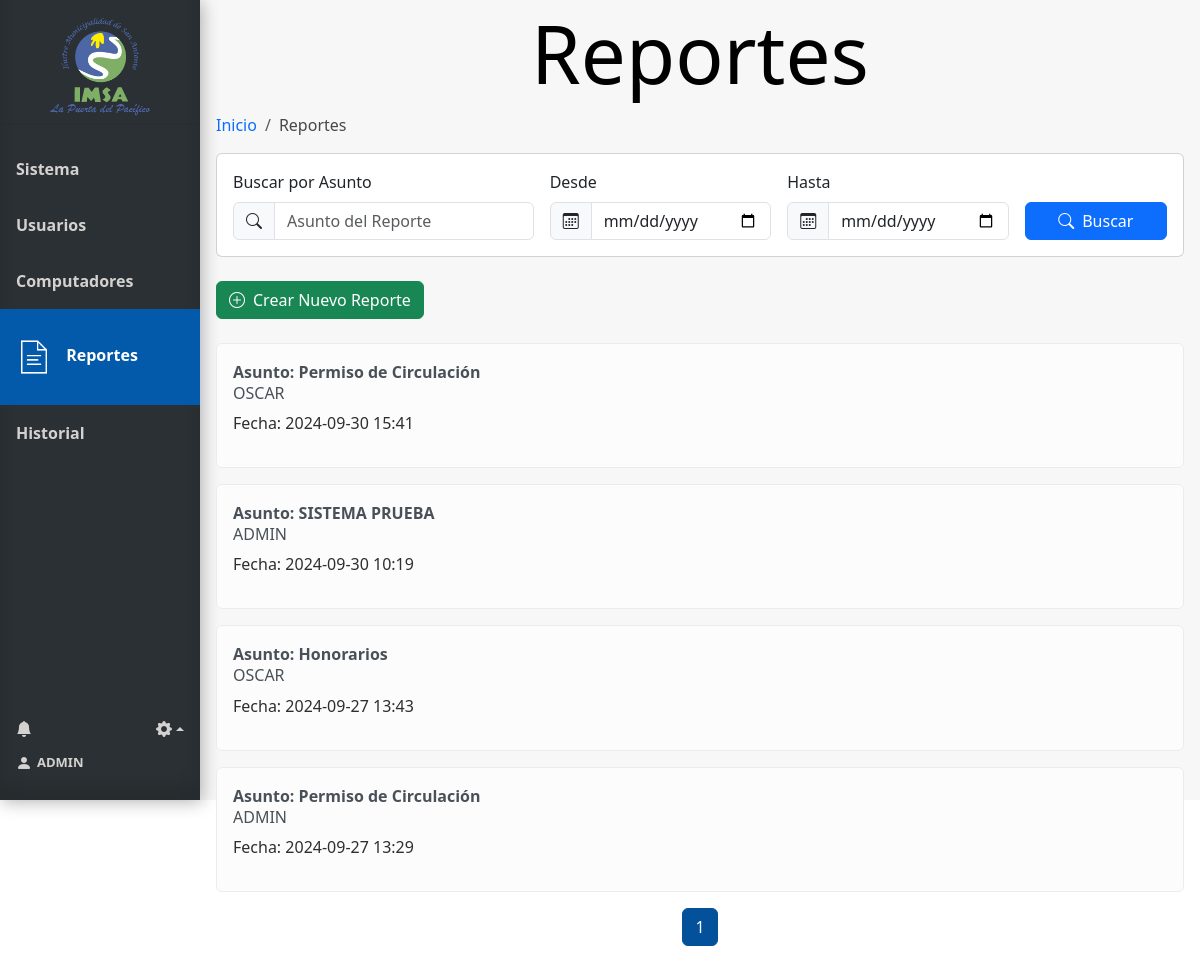
/reportes (signed in), run on an earlier commit of the app's database.
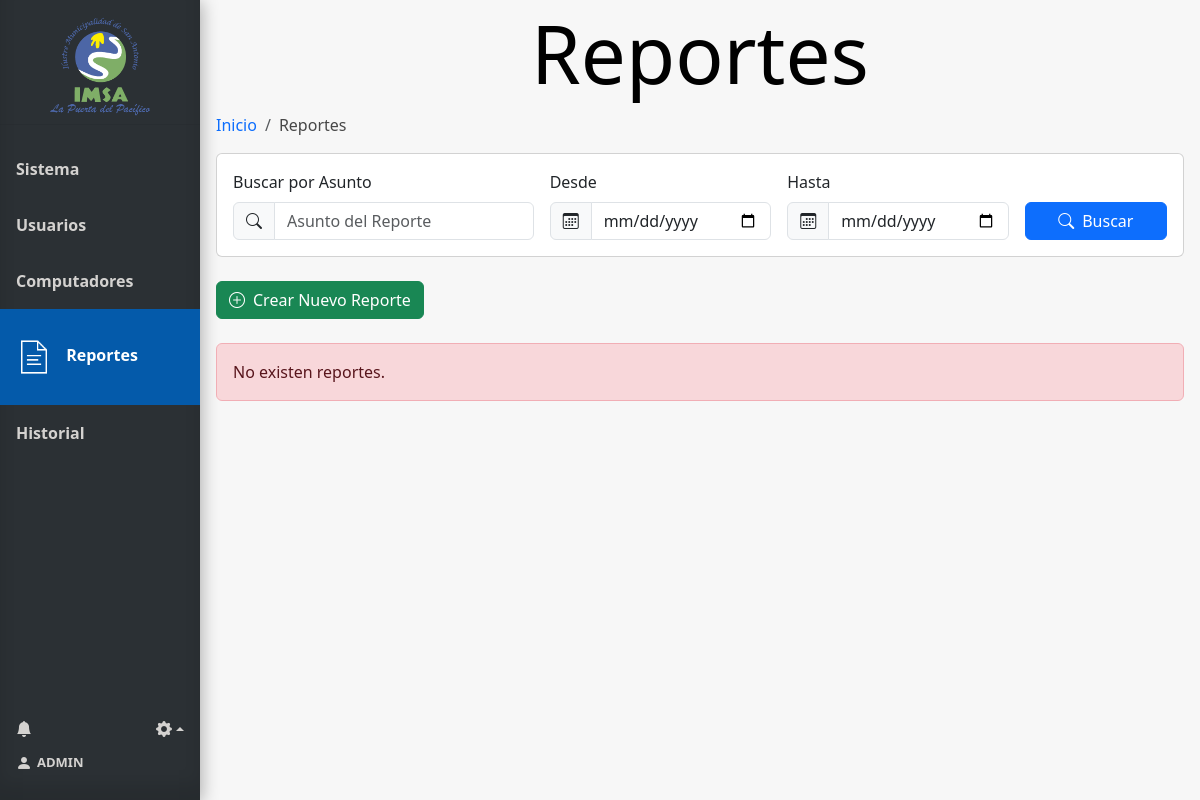
And on a later commit of the database.
### tables this page shows
CREATE TABLE Usuario (
    Id_usuario INTEGER PRIMARY KEY AUTOINCREMENT,
    Nombre_user VARCHAR(100),
    Email VARCHAR(100),
    Psw VARCHAR(100),
    id_tipo_usuario INTEGER,
    FOREIGN KEY (id_tipo_usuario) REFERENCES Tipo_usuario(id_tipo_usuario)
);

CREATE TABLE Reportes (
    id_reporte INTEGER PRIMARY KEY AUTOINCREMENT,
    usuario_id INTEGER,
    asunto VARCHAR(100) NOT NULL,
    descripcion VARCHAR(300) NOT NULL,
    fecha TIMESTAMP DEFAULT CURRENT_TIMESTAMP,
    fecha_solucion TIMESTAMP,
    archivo VARCHAR,
    FOREIGN KEY (usuario_id) REFERENCES Usuario(Id_usuario)
);

### app.py (the view)
@app.route('/reportes', methods=['GET', 'POST'])
@requiere_tipo_usuario(1)
@login_required
def reportes():
    conn = get_db_connection()
    search = request.args.get('search')
    page = request.args.get('page', 1, type=int)
    per_page = 10
    try:
        total_records_query = '''SELECT COUNT(*) FROM Reportes'''
        query_params = []
        if search:
            query = '''
                SELECT Reportes.id_reporte, Reportes.asunto, Reportes.fecha, Reportes.fecha_solucion, Reportes.descripcion, Usuario.Nombre_user
                FROM Reportes
                INNER JOIN Usuario ON Usuario.id_usuario = Reportes.usuario_id
                WHERE asunto LIKE ? OR Usuario.Nombre_user LIKE ?
                ORDER BY fecha DESC
                LIMIT ? OFFSET ?
            '''
            search_term = '%' + search + '%'
            query_params = [search_term, search_term, per_page, (page - 1) * per_page]
            total_records_query = '''
                SELECT COUNT(*) FROM Reportes
                INNER JOIN Usuario ON Usuario.id_usuario = Reportes.usuario_id
                WHERE asunto LIKE ? OR Usuario.Nombre_user LIKE ?
            '''
            total_records_params = [search_term, search_term]
            total_records = conn.execute(total_records_query, total_records_params).fetchone()[0]
        else:
            query = '''
                SELECT Reportes.id_reporte, Reportes.asunto, Reportes.fecha, Reportes.fecha_solucion, Reportes.descripcion, Usuario.Nombre_user
                FROM Reportes
                INNER JOIN Usuario ON Usuario.id_usuario = Reportes.usuario_id
                ORDER BY fecha DESC
                LIMIT ? OFFSET ?
            '''
            query_params = [per_page, (page - 1) * per_page]
            total_records = conn.execute(total_records_query).fetchone()[0]
        reportes = conn.execute(query, query_params).fetchall()
        total_pages = (total_records // per_page) + (1 if total_records % per_page > 0 else 0)
        start_page = max(1, page - 1)
        end_page = min(total_pages, page + 1)
        user = current_user
        num_notificaciones_totales = get_total_notifications(user.id)
        info_notificaciones = get_info_notifications(user.id)
        return render_template('reportes.html',
                               reportes=reportes,
                               user=user,
                               num_notificaciones_totales=num_notificaciones_totales,
                               info_notificaciones=info_notificaciones,
                               total=total_records,
                               per_page=per_page,
                               page=page,
                               start_page=start_page,
                               end_page=end_page,
                               total_pages=total_pages)
    except Exception as e:
        flash(f"Error: {str(e)}", "danger")
        return redirect(url_for('reportes'))  # Redirigir en caso de error
    finally:
        conn.close()

### app.py (called while the page is built)
@login_manager.user_loader
def load_user(user_id):
    return Usuario.get_by_id(user_id)

def get_db_connection():
    conn = sqlite3.connect('database.db')
    conn.row_factory = sqlite3.Row
    return conn

def requiere_tipo_usuario(*roles_permitidos):
    def decorator(f):
        @wraps(f)
        def decorated_function(*args, **kwargs):
            if 'id_tipo_usuario' not in session:
                return redirect(url_for('login'))
            if session['id_tipo_usuario'] not in roles_permitidos:
                return redirect(url_for('index'))
            return f(*args, **kwargs)
        return decorated_function
    return decorator

def get_total_notifications(user_id):
    conn = get_db_connection()
    total_notifications = conn.execute(
        'SELECT COUNT(*) FROM Notificaciones WHERE id_usuario = ?  AND leido = false',
        (user_id,)
    ).fetchone()[0]
    conn.close()
    return total_notifications

def get_info_notifications(user_id):
    conn = get_db_connection()
    info_notifiaciones= conn.execute(
        'SELECT * FROM Notificaciones WHERE id_usuario = ? ORDER BY id_notificacion DESC LIMIT 8',
        (user_id,)
    ).fetchall()
    conn.close()
    return info_notifiaciones

### model.py (called while the page is built)
def get_db_connection():
    conn = sqlite3.connect('database.db')
    conn.row_factory = sqlite3.Row
    return conn

    @staticmethod
    def get_by_id(id_usuario):
        conn = get_db_connection()
        user_data = conn.execute('SELECT * FROM Usuario WHERE Id_usuario = ?', (id_usuario,)).fetchone()
        conn.close()
        if user_data:
            return Usuario(
                user_data['Id_usuario'],
                user_data['Nombre_user'],
                user_data['Email'],
                user_data['Psw'],
                user_data['id_tipo_usuario']
            )
        return None

### templates/reportes.html (shortened to what this page needs)
{% extends 'base.html' %}
{% block head %}
<link rel="stylesheet" href="{{ url_for('static', filename='css/style_reportes.css') }}">
{% endblock %}
{% block content %}
<h1 class="block-effect" style="--td:0.3s">
    <div class="block-reveal" style="--bc: #2b3034; --d: 0.5s">Reportes</div>
</h1>
{% block breadcrumb %}
<nav aria-label="breadcrumb">
    <ol class="breadcrumb">
        <li class="breadcrumb-item"><a href="{{ url_for('index') }}">Inicio</a></li>
        <li class="breadcrumb-item active" aria-current="page">Reportes</li>
    </ol>
</nav>
{% endblock %}
<div class="card mb-4">
    <div class="card-body">
        <form method="get" action="{{ url_for('reportes') }}" id="filtro-form">
            <div class="row g-3 align-items-end">
                <div class="col-md-4">
                    <label for="search" class="form-label">Buscar por Asunto</label>
                    <div class="input-group">
                        <span class="input-group-text"><i class="bi bi-search"></i></span>
                        <input id="search" class="form-control" type="search" name="search"
                            placeholder="Asunto del Reporte" aria-label="Search"
                            value="{{ request.args.get('search', '') }}">
                    </div>
                </div>
                <div class="col-md-3">
                    <label for="date-from" class="form-label">Desde</label>
                    <div class="input-group">
                        <span class="input-group-text"><i class="bi bi-calendar3"></i></span>
                        <input id="date-from" class="form-control" type="date" name="date-from" aria-label="date-from"
                            value="{{ request.args.get('date-from', '') }}">
                    </div>
                </div>
                <div class="col-md-3">
                    <label for="date-to" class="form-label">Hasta</label>
                    <div class="input-group">
                        <span class="input-group-text"><i class="bi bi-calendar3"></i></span>
                        <input id="date-to" class="form-control" type="date" name="date-to" aria-label="date-to"
                            value="{{ request.args.get('date-to', '') }}">
                    </div>
                </div>
                <div class="col-md-2">
                    <button class="btn btn-primary w-100" type="submit">
                        <i class="bi bi-search me-2"></i>Buscar
                    </button>
                </div>
            </div>
        </form>
    </div>
</div>
<div class="d-flex justify-content-between align-items-center mb-4">
    <a href="{{ url_for('reporte_2') }}" class="btn btn-success">
        <i class="bi bi-plus-circle me-2"></i>Crear Nuevo Reporte
    </a>
</div>
{% if reportes %}
<div class="reportes mt-3">
    {% for reporte in reportes %}
    <div class="alert alert-light d-flex justify-content-between align-items-center" role="alert">
        <div class="listReport">
            <strong> <a href="{{ url_for('ver_reporte', id_reporte=reporte['id_reporte']) }}" id="verReporte">Asunto: {{
                    reporte['asunto'] }}</a></strong>
            <h6>{{ reporte['Nombre_user'] }}</h6>
            <p>Fecha: {{ reporte['fecha'] }} </p>
        </div>
    </div>
    {% endfor %}
</div>
<ul class="pagination justify-content-center">
    {% for p in range(start_page, end_page + 1) %}
    <li class="page-item {% if p == page %}active{% endif %}">
        <a class="page-link" href="{{ url_for('reportes', page=p) }}">{{ p
            }}</a>
    </li>
    {% endfor %}
</ul>
<br>
{% else %}
<div class="alert alert-danger" role="alert">
    No existen reportes.
</div>
{% endif %}
{% endblock %}

### templates/base.html (shortened to what this page needs)
<!doctype html>
<html lang="es">
<head>
  {% block head %} {% endblock %}
  <link rel="stylesheet" href="{{ url_for('static', filename='css/style_base.css') }}">
  <link href="https://cdn.jsdelivr.net/npm/bootstrap@5.3.3/dist/css/bootstrap.min.css" rel="stylesheet"
>
  <link href="https://cdn.jsdelivr.net/npm/bootstrap-icons/font/bootstrap-icons.css" rel="stylesheet">
</head>
<body>
  <div class="sidebar" style="display: flex; flex-direction: column; height: 100vh;">
    <div class="tituloMenu">
      <img src="{{ url_for('static', filename='img/logo.png') }}" alt="Logo-IMSA" width="100px">
    </div>
    <hr>
    <a href="{{ url_for('index') }}" class="slide_right {% if request.endpoint == 'index' %}active{% endif %}">
      <b id="menu-link">Sistema</b>
    </a>
    {% if session['id_tipo_usuario'] == 1 %}
    <a href="{{ url_for('usuarios') }}" class="slide_right {% if request.endpoint == 'usuarios' %}active{% endif %}">
      <b id="menu-link">Usuarios</b>
    </a>
    {% endif %}
    <a href="{{ url_for('computadores') }}"
      class="slide_right {% if request.endpoint == 'computadores' %}active{% endif %}">
      <b id="menu-link">Computadores</b>
    </a>
    {% if session['id_tipo_usuario'] == 1 %}
    <a href="{{ url_for('reportes') }}" class="slide_right {% if request.endpoint == 'reportes' %}active{% endif %}">
      <img id="icon-reportes" class="menu-icon {% if request.endpoint == 'reportes' %}show{% endif %}"
        src="{{ url_for('static', filename='img/icon-documento.png') }}" alt="icon-documentos">
      <b id="menu-link">Reportes</b>
      {% endif %}
    </a>
    <a href="{{ url_for('historial') }}" class="slide_right {% if request.endpoint == 'historial' %}active{% endif %}">
      <b id="menu-link">Historial</b>
    </a>
    <div class="menuAbajo">
      <div class="ajuste_notificacion">
        <div class="notificacion">
          <a href="" class="icon" data-bs-toggle="modal" data-bs-target="#ModalNotifiaciones"
            style="text-decoration: none;">
            <i class="bi bi-bell-fill" style="display: flex; align-items: center;"></i>
          </a>
        </div>
        <div class="ajustes btn-group dropup">
          <a href="" class="dropdown-toggle icon" data-bs-toggle="dropdown" aria-expanded="false">
            <i class="bi bi-gear-fill"></i></a>
        </div>
      </div>
      <div class="bodyCuenta">
        <a href="{{ url_for('cuenta') }}" id="cuenta">
          <i class="bi bi-person-fill" style="margin-right: 5px;"></i>
          <b style="font-size: small;"> {{ user.nombre_usuario}}</b>
        </a>
      </div>
    </div>
  </div>
  <div class="content">
    {% block content %}{% endblock %}
  </div>
</body>
</html>

### static/css/style_reportes.css (style rules this page uses)
* { margin: 0; padding: 0; }
.alert { width: 100%; }
div.content { height: 100vh; }

### static/css/style_base.css (style rules this page uses)
body { margin: 0; font-family: "Lato", sans-serif; height: 100vh; }
.content { background-color: #f7f7f7; }
*, *::before, *::after { margin: 0; padding: 0; }
.block-effect { font-size: calc(8px + 6vw); }
.block-reveal { --t: calc(var(--td) + var(--d)); color: transparent; padding: 4px; position: relative; overflow: hidden; animation: revealBlock 0s var(--t) forwards; }
.block-reveal::after { content: ''; width: 0%; height: 100%; padding-bottom: 4px; position: absolute; top: 0; left: 0; background: #FFF; animation: revealingIn var(--td) var(--d) forwards, revealingOut var(--td) var(--t) forwards; }
h1 { text-align: center; }
.tituloMenu { display: flex; flex-direction: column; margin-top: 10px; margin-bottom: 10px; align-items: center; height: 11%; }
.sidebar { margin: 0; padding: 0; width: 200px; background-color: #2b3034; position: fixed; height: 100%; overflow: auto; box-shadow: inset 0 -1em 1em rgba(0, 0, 0, 0.1), 0.1em 0.1em 1em rgba(0, 0, 0, 0.3); }
.sidebar>a { display: flex; align-items: center; color: #d4d2d0; padding: 16px; text-decoration: none; display: inline-block; cursor: pointer; box-shadow: inset 0 0 0 0 #00213e; -webkit-transition: ease-out 0.4s; -moz-transition: ease-out 0.4s; transition: ease-out 0.4s; }
.sidebar>a.active { background-color: #045aaa; color: white; padding-top: 15%; padding-bottom: 15%; }
div.content { margin-left: 200px; padding: 1px 16px; }
.menu-icon { display: none; width: 36px; margin-right: 10px; }
#menu-link { margin: 15px 0px 15px 0px; }
.sidebar a.active .menu-icon, .sidebar a:hover .menu-icon { display: inline-block; }
.menuAbajo { display: flex; margin-top: auto; color: #d4d2d0; padding: 16px 16px 25px 16px; flex-direction: column; }
.menuAbajo a { color: #d4d2d0; text-decoration: none; cursor: pointer; }
.bodyCuenta { width: 80%; display: flex; justify-content: start; align-content: center; }
#cuenta { display: flex; align-items: center; }
.ajuste_notificacion { display: flex; flex-direction: row; justify-content: space-between; align-items: center; width: 100%; margin-bottom: 10px; }
li a { text-decoration: none !important; }
.notificacion a { display: flex; flex-direction: row; }
.icon { transition-duration: 0.3s; -webkit-tap-highlight-color: rgba(0, 0, 0, 0); transform: translateZ(0); box-shadow: 0 0 1px rgba(0, 0, 0, 0); }
.breadcrumb-item.active { color: #474747 !important; }
#filtro-form { width: 100%; }

What changed in the data, as far as the page shows it:
removed Reportes: asunto "Permiso de Circulación", Nombre_user "OSCAR", fecha "2024-09-30 15:41"
removed Reportes: asunto "SISTEMA PRUEBA", Nombre_user "ADMIN", fecha "2024-09-30 10:19"
removed Reportes: asunto "Honorarios", Nombre_user "OSCAR", fecha "2024-09-27 13:43"
removed Reportes: asunto "Permiso de Circulación", Nombre_user "ADMIN", fecha "2024-09-27 13:29"
Also different on the page:
text now shown: "No existen reportes."
list line gone: "1"
